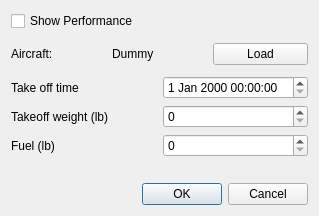
<?xml version="1.0" encoding="UTF-8"?>
<ui version="4.0">
 <class>PerformanceSettingsDialog</class>
 <widget class="QDialog" name="PerformanceSettingsDialog">
  <property name="geometry">
   <rect>
    <x>0</x>
    <y>0</y>
    <width>319</width>
    <height>216</height>
   </rect>
  </property>
  <property name="sizePolicy">
   <sizepolicy hsizetype="MinimumExpanding" vsizetype="MinimumExpanding">
    <horstretch>0</horstretch>
    <verstretch>0</verstretch>
   </sizepolicy>
  </property>
  <property name="windowTitle">
   <string>PerformanceSettingsDialog</string>
  </property>
  <layout class="QVBoxLayout" name="verticalLayout_2">
   <item>
    <widget class="QCheckBox" name="cbShowPerformance">
     <property name="text">
      <string>Show Performance</string>
     </property>
    </widget>
   </item>
   <item>
    <spacer name="verticalSpacer_2">
     <property name="orientation">
      <enum>Qt::Vertical</enum>
     </property>
     <property name="sizeType">
      <enum>QSizePolicy::MinimumExpanding</enum>
     </property>
     <property name="sizeHint" stdset="0">
      <size>
       <width>0</width>
       <height>0</height>
      </size>
     </property>
    </spacer>
   </item>
   <item>
    <layout class="QHBoxLayout" name="horizontalLayout">
     <item>
      <widget class="QLabel" name="label_5">
       <property name="font">
        <font>
         <weight>50</weight>
         <bold>false</bold>
        </font>
       </property>
       <property name="text">
        <string>Aircraft:</string>
       </property>
      </widget>
     </item>
     <item>
      <widget class="QLabel" name="lbAircraftName">
       <property name="font">
        <font>
         <weight>50</weight>
         <bold>false</bold>
        </font>
       </property>
       <property name="text">
        <string>Dummy</string>
       </property>
      </widget>
     </item>
     <item>
      <widget class="QPushButton" name="pbLoadPerformance">
       <property name="text">
        <string>Load</string>
       </property>
      </widget>
     </item>
    </layout>
   </item>
   <item>
    <spacer name="verticalSpacer">
     <property name="orientation">
      <enum>Qt::Vertical</enum>
     </property>
     <property name="sizeType">
      <enum>QSizePolicy::MinimumExpanding</enum>
     </property>
     <property name="sizeHint" stdset="0">
      <size>
       <width>0</width>
       <height>0</height>
      </size>
     </property>
    </spacer>
   </item>
   <item>
    <layout class="QHBoxLayout" name="horizontalLayout_2">
     <item>
      <widget class="QLabel" name="label">
       <property name="font">
        <font>
         <weight>50</weight>
         <bold>false</bold>
        </font>
       </property>
       <property name="text">
        <string>Take off time</string>
       </property>
      </widget>
     </item>
     <item>
      <widget class="QDateTimeEdit" name="dteTakeoffTime">
       <property name="sizePolicy">
        <sizepolicy hsizetype="Minimum" vsizetype="Minimum">
         <horstretch>0</horstretch>
         <verstretch>0</verstretch>
        </sizepolicy>
       </property>
      </widget>
     </item>
    </layout>
   </item>
   <item>
    <layout class="QHBoxLayout" name="horizontalLayout_4">
     <item>
      <widget class="QLabel" name="label_2">
       <property name="font">
        <font>
         <weight>50</weight>
         <bold>false</bold>
        </font>
       </property>
       <property name="text">
        <string>Takeoff weight (lb)</string>
       </property>
      </widget>
     </item>
     <item>
      <widget class="QDoubleSpinBox" name="dsbTakeoffWeight">
       <property name="sizePolicy">
        <sizepolicy hsizetype="Minimum" vsizetype="Minimum">
         <horstretch>0</horstretch>
         <verstretch>0</verstretch>
        </sizepolicy>
       </property>
       <property name="decimals">
        <number>0</number>
       </property>
       <property name="maximum">
        <double>9999999.000000000000000</double>
       </property>
       <property name="singleStep">
        <double>1000.000000000000000</double>
       </property>
      </widget>
     </item>
    </layout>
   </item>
   <item>
    <layout class="QHBoxLayout" name="horizontalLayout_7">
     <item>
      <widget class="QLabel" name="label_3">
       <property name="font">
        <font>
         <weight>50</weight>
         <bold>false</bold>
        </font>
       </property>
       <property name="text">
        <string>Fuel (lb)</string>
       </property>
      </widget>
     </item>
     <item>
      <widget class="QDoubleSpinBox" name="dsbFuel">
       <property name="decimals">
        <number>0</number>
       </property>
       <property name="maximum">
        <double>9999999.000000000000000</double>
       </property>
       <property name="singleStep">
        <double>1000.000000000000000</double>
       </property>
      </widget>
     </item>
    </layout>
   </item>
   <item>
    <spacer name="verticalSpacer_3">
     <property name="orientation">
      <enum>Qt::Vertical</enum>
     </property>
     <property name="sizeType">
      <enum>QSizePolicy::MinimumExpanding</enum>
     </property>
     <property name="sizeHint" stdset="0">
      <size>
       <width>20</width>
       <height>20</height>
      </size>
     </property>
    </spacer>
   </item>
   <item>
    <widget class="QDialogButtonBox" name="buttonBox">
     <property name="orientation">
      <enum>Qt::Horizontal</enum>
     </property>
     <property name="standardButtons">
      <set>QDialogButtonBox::Cancel|QDialogButtonBox::Ok</set>
     </property>
    </widget>
   </item>
  </layout>
  <zorder>buttonBox</zorder>
  <zorder>label_5</zorder>
  <zorder>cbShowPerformance</zorder>
  <zorder>horizontalLayoutWidget</zorder>
  <zorder>horizontalLayoutWidget_2</zorder>
  <zorder>horizontalLayoutWidget_3</zorder>
  <zorder>horizontalLayoutWidget_4</zorder>
  <zorder>verticalSpacer</zorder>
  <zorder>verticalSpacer_2</zorder>
  <zorder>verticalSpacer_3</zorder>
 </widget>
 <resources/>
 <connections>
  <connection>
   <sender>buttonBox</sender>
   <signal>accepted()</signal>
   <receiver>PerformanceSettingsDialog</receiver>
   <slot>accept()</slot>
   <hints>
    <hint type="sourcelabel">
     <x>248</x>
     <y>254</y>
    </hint>
    <hint type="destinationlabel">
     <x>157</x>
     <y>274</y>
    </hint>
   </hints>
  </connection>
  <connection>
   <sender>buttonBox</sender>
   <signal>rejected()</signal>
   <receiver>PerformanceSettingsDialog</receiver>
   <slot>reject()</slot>
   <hints>
    <hint type="sourcelabel">
     <x>316</x>
     <y>260</y>
    </hint>
    <hint type="destinationlabel">
     <x>286</x>
     <y>274</y>
    </hint>
   </hints>
  </connection>
 </connections>
</ui>
